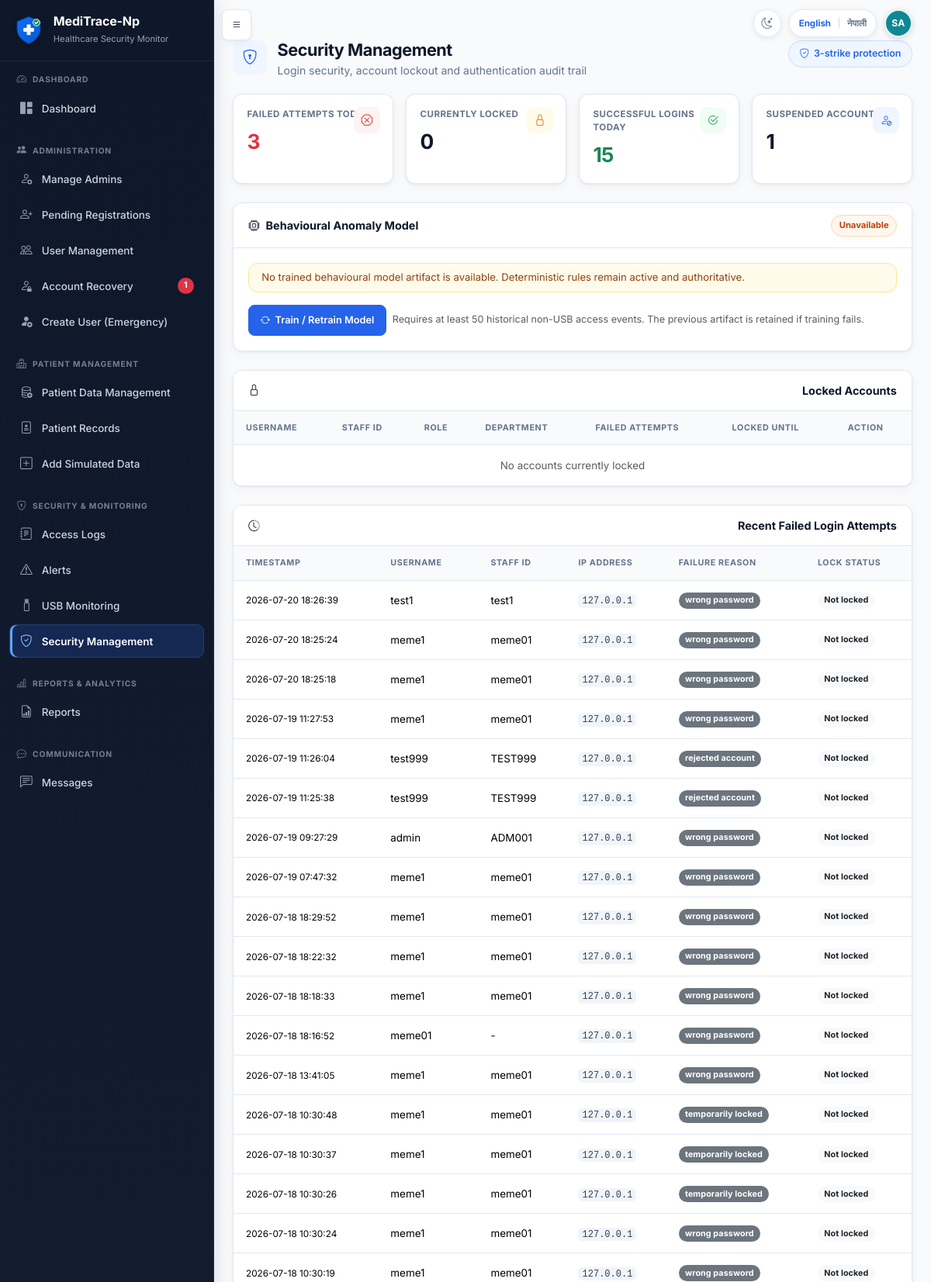
The page /admin/security (signed in, upper part) on the database its author committed.
### tables this page shows
CREATE TABLE login_history (
            id INTEGER PRIMARY KEY AUTOINCREMENT,
            user_id INTEGER,
            username TEXT NOT NULL,
            timestamp TEXT NOT NULL,
            success INTEGER NOT NULL,
            failure_reason TEXT,
            ip_address TEXT,
            FOREIGN KEY (user_id) REFERENCES users(id)
        );

CREATE TABLE users (
            id INTEGER PRIMARY KEY AUTOINCREMENT,
            full_name TEXT NOT NULL,
            staff_id TEXT NOT NULL UNIQUE,
            email TEXT NOT NULL UNIQUE,
            username TEXT NOT NULL UNIQUE,
            password_hash TEXT NOT NULL,
            role TEXT NOT NULL,
            department TEXT NOT NULL,
            work_start TEXT NOT NULL,
            work_end TEXT NOT NULL,
            approval_status TEXT NOT NULL DEFAULT 'pending',
            is_active INTEGER NOT NULL DEFAULT 1,
            approved_by INTEGER,
            approved_at TEXT,
            rejection_reason TEXT,
            created_at TEXT NOT NULL,
            last_login TEXT, is_deleted INTEGER NOT NULL DEFAULT 0, failed_attempts INTEGER NOT NULL DEFAULT 0, locked_until TEXT, last_failed_login TEXT, must_change_password INTEGER NOT NULL DEFAULT 0, credential_version INTEGER NOT NULL DEFAULT 0, credentials_changed_at TEXT, credentials_changed_by INTEGER, preferred_language TEXT NOT NULL DEFAULT 'en',
            FOREIGN KEY (approved_by) REFERENCES users(id)
        );

### app.py (the view)
@app.route('/admin/security', methods=['GET', 'POST'])
@login_required
@admin_panel_required
def security_management():
    from security_engine import admin_unlock_account
    if request.method == 'POST' and request.form.get('unlock_user_id'):
        user_id = int(request.form['unlock_user_id'])
        admin_unlock_account(user_id, current_user.id)
        flash('Account unlocked successfully.', 'success')
        return redirect(url_for('security_management'))
    return render_template(
        'security_management.html',
        stats=get_security_dashboard_stats(),
        failed_logins=get_recent_failed_logins(),
        locked_accounts=get_locked_accounts(),
        model_status=ai_engine.get_model_status(),
    )

### account_recovery.py (called while the page is built, shortened)
def _actor_dict(actor):
    return getattr(actor, '_raw', actor) or {}

def _visibility(actor, alias='r'):
    actor = _actor_dict(actor)
    if actor.get('role') == 'Super Admin':
        return '1=1', []

def get_recovery_request_count(actor, open_only=True):
    where, params = _visibility(actor)
    status_sql = " AND r.status IN ('pending', 'in_review', 'identity_verified')" if open_only else ''
    conn = get_db()
    count = conn.execute(
        f'SELECT COUNT(*) AS count FROM account_recovery_requests r WHERE {where}{status_sql}',
        params,
    ).fetchone()['count']
    conn.close()
    return count

### ai_engine.py (called while the page is built, shortened)
def load_model(path=None):
    global _model, _load_error
    path = path or Config.ML_MODEL_PATH
    if not os.path.exists(path):
        _model = None
        _load_error = 'No trained behavioural model artifact is available.'
        return None

def get_model_status():
    bundle = _model if _model is not None else load_model()
    conn = get_db()
    latest = conn.execute(
        'SELECT * FROM model_runs ORDER BY trained_at DESC, id DESC LIMIT 1'
    ).fetchone()
    conn.close()
    return {
        'available': bundle is not None,
        'load_error': _load_error,
        'metadata': bundle.get('metadata') if bundle else None,
        'latest_run': dict(latest) if latest else None,
        'minimum_training_events': MIN_TRAINING_EVENTS,
        'artifact_path': Config.ML_MODEL_PATH,
    }

### app.py (called while the page is built, shortened)
@app.before_request
def enforce_credential_session_state():
    if not current_user.is_authenticated:
        return None
    stored_version = int(session.get('credential_version', 0) or 0)
    allowed = {'change_temporary_password', 'change_language', 'logout', 'static'}
    if current_user.must_change_password and request.endpoint not in allowed:
        flash('You must replace your temporary password before continuing.', 'warning')
        return redirect(url_for('change_temporary_password'))
    return None

### auth.py (called while the page is built)
def load_user(user_id):
    user_dict = get_user_by_id(int(user_id))
    if user_dict is None:
        return None
    if (
        user_dict['approval_status'] != 'approved'
        or not user_dict['is_active']
        or user_dict.get('is_deleted', 0)
    ):
        return None
    return User(user_dict)

    @property
    def is_super_admin(self):
        return self.role == 'Super Admin'

    @property
    def is_admin_panel(self):
        return self.role in Config.ADMIN_PANEL_ROLES

### templates/security_management.html (shortened to what this page needs)
{% extends "base.html" %}
{% from "macros.html" import page_header %}
{% block content %}
<div class="app-page">
{{ page_header('Security Management', 'Login security, account lockout and authentication audit trail', 'bi-shield-lock', '3-strike protection', 'bi-shield-check') }}
<div class="row g-3 mb-4">
    <div class="col-md-3">
        <div class="card metric-card metric-danger">
            <div class="card-body">
                <div class="metric-icon"><i class="bi bi-x-octagon"></i></div><div class="metric-label">Failed Attempts Today</div><p class="metric-value text-danger">{{ stats.failed_attempts_today }}</p>
            </div>
        </div>
    </div>
    <div class="col-md-3">
        <div class="card metric-card metric-warning">
            <div class="card-body">
                <div class="metric-icon"><i class="bi bi-lock"></i></div><div class="metric-label">Currently Locked</div><p class="metric-value">{{ stats.locked_accounts }}</p>
            </div>
        </div>
    </div>
    <div class="col-md-3">
        <div class="card metric-card metric-success">
            <div class="card-body">
                <div class="metric-icon"><i class="bi bi-check2-circle"></i></div><div class="metric-label">Successful Logins Today</div><p class="metric-value text-success">{{ stats.successful_logins_today }}</p>
            </div>
        </div>
    </div>
    <div class="col-md-3">
        <div class="card metric-card">
            <div class="card-body">
                <div class="metric-icon"><i class="bi bi-person-slash"></i></div><div class="metric-label">Suspended Accounts</div><p class="metric-value">{{ stats.suspended_accounts }}</p>
            </div>
        </div>
    </div>
</div>
<section class="card mb-4" aria-labelledby="behaviourModelTitle">
    <div class="card-header">
        <span id="behaviourModelTitle"><i class="bi bi-cpu me-2"></i>Behavioural Anomaly Model</span>
        <span class="status-pill {{ 'status-normal' if model_status.available else 'status-high' }}">{{ 'Available' if model_status.available else 'Unavailable' }}</span>
    </div>
    <div class="card-body">
        {% if model_status.available %}
        <div class="row g-3 mb-3">
            <div class="col-md-3"><div class="small text-muted">Model</div><strong>{{ model_status.metadata.model_type }}</strong></div>
            <div class="col-md-3"><div class="small text-muted">Version</div><code>{{ model_status.metadata.model_version }}</code></div>
            <div class="col-md-3"><div class="small text-muted">Training events</div><strong>{{ model_status.metadata.training_events }}</strong></div>
            <div class="col-md-3"><div class="small text-muted">Trained at</div><span>{{ model_status.metadata.trained_at[:19].replace('T', ' ') }} UTC</span></div>
        </div>
        <p class="small text-muted">Scores are empirical anomaly percentiles relative to training outputs, not probabilities of malicious intent. Patient medical content is excluded.</p>
        {% else %}
        <div class="alert alert-warning py-2">{{ model_status.load_error or 'No compatible model is available.' }} Deterministic rules remain active and authoritative.</div>
        {% endif %}
        <form method="POST" action="{{ url_for('retrain_behaviour_model') }}" class="d-flex flex-wrap align-items-center gap-2">
            <button type="submit" class="btn btn-primary" data-confirm="Retrain the behavioural model from historical access metadata?"><i class="bi bi-arrow-repeat"></i>Train / Retrain Model</button>
            <span class="small text-muted">Requires at least {{ model_status.minimum_training_events }} historical non-USB access events. The previous artifact is retained if training fails.</span>
        </form>
    </div>
</section>
<div class="card mb-4">
    <div class="card-header"><i class="bi bi-lock"></i> Locked Accounts</div>
    <div class="table-responsive">
        <table class="table table-sm mb-0">
            <thead>
                <tr>
                    <th>Username</th><th>Staff ID</th><th>Role</th><th>Department</th>
                    <th>Failed Attempts</th><th>Locked Until</th><th>Action</th>
                </tr>
            </thead>
            <tbody>
                {% for u in locked_accounts %}
                <tr>
                    <td>{{ u.username }}</td>
                    <td>{{ u.staff_id }}</td>
                    <td>{{ tr_display(u.role) }}</td>
                    <td>{{ tr_display(u.department) }}</td>
                    <td><span class="badge bg-danger">{{ u.failed_attempts or 0 }}</span></td>
                    <td>{{ u.locked_until[:19].replace('T', ' ') if u.locked_until else '-' }}</td>
                    <td>
                        <form method="POST" class="d-inline">
                            <input type="hidden" name="csrf_token" value="{{ csrf_token() }}">
                            <input type="hidden" name="unlock_user_id" value="{{ u.id }}">
                            <button type="submit" class="btn btn-success btn-sm">Unlock</button>
                        </form>
                    </td>
                </tr>
                {% else %}
                <tr><td colspan="7" class="text-muted text-center py-3">No accounts currently locked</td></tr>
                {% endfor %}
            </tbody>
        </table>
    </div>
</div>
<div class="card">
    <div class="card-header"><i class="bi bi-clock-history"></i> Recent Failed Login Attempts</div>
    <div class="table-responsive">
        <table class="table table-sm table-hover mb-0">
            <thead>
                <tr>
                    <th>Timestamp</th><th>Username</th><th>Staff ID</th>
                    <th>IP Address</th><th>Failure Reason</th><th>Lock Status</th>
                </tr>
            </thead>
            <tbody>
                {% for f in failed_logins %}
                <tr>
                    <td><small>{{ f.timestamp[:19].replace('T', ' ') }}</small></td>
                    <td>{{ f.username }}</td>
                    <td>{{ f.staff_id or '-' }}</td>
                    <td><code>{{ f.ip_address or 'N/A' }}</code></td>
                    <td><span class="badge bg-secondary">{{ f.failure_reason or 'unknown' }}</span></td>
                    <td>
                        {% if f.is_locked %}
                        <span class="badge bg-danger">Locked</span>
                        {% else %}
                        <span class="badge bg-light text-dark">Not locked</span>
                        {% endif %}
                    </td>
                </tr>
                {% else %}
                <tr><td colspan="6" class="text-muted text-center py-3">No failed login attempts recorded</td></tr>
                {% endfor %}
            </tbody>
        </table>
    </div>
</div>
</div>
{% endblock %}

### rows shown on the page
login_history: timestamp "2026-07-20 18:26:39", username "test1", staff_id "test1", ip_address "127.0.0.1", failure_reason "wrong password"
login_history: timestamp "2026-07-20 18:25:24", username "meme1", staff_id "meme01", ip_address "127.0.0.1", failure_reason "wrong password"
login_history: timestamp "2026-07-20 18:25:18", username "meme1", staff_id "meme01", ip_address "127.0.0.1", failure_reason "wrong password"
login_history: timestamp "2026-07-19 11:27:53", username "meme1", staff_id "meme01", ip_address "127.0.0.1", failure_reason "wrong password"
login_history: timestamp "2026-07-19 11:26:04", username "test999", staff_id "TEST999", ip_address "127.0.0.1", failure_reason "rejected account"
login_history: timestamp "2026-07-19 11:25:38", username "test999", staff_id "TEST999", ip_address "127.0.0.1", failure_reason "rejected account"
login_history: timestamp "2026-07-19 09:27:29", username "admin", staff_id "ADM001", ip_address "127.0.0.1", failure_reason "wrong password"
login_history: timestamp "2026-07-19 07:47:32", username "meme1", staff_id "meme01", ip_address "127.0.0.1", failure_reason "wrong password"
login_history: timestamp "2026-07-18 18:29:52", username "meme1", staff_id "meme01", ip_address "127.0.0.1", failure_reason "wrong password"
login_history: timestamp "2026-07-18 18:22:32", username "meme1", staff_id "meme01", ip_address "127.0.0.1", failure_reason "wrong password"
login_history: timestamp "2026-07-18 18:18:33", username "meme1", staff_id "meme01", ip_address "127.0.0.1", failure_reason "wrong password"
login_history: timestamp "2026-07-18 18:16:52", username "meme01", staff_id "-", ip_address "127.0.0.1", failure_reason "wrong password"
login_history: timestamp "2026-07-18 13:41:05", username "meme1", staff_id "meme01", ip_address "127.0.0.1", failure_reason "wrong password"
login_history: timestamp "2026-07-18 10:30:48", username "meme1", staff_id "meme01", ip_address "127.0.0.1", failure_reason "temporarily locked"
login_history: timestamp "2026-07-18 10:30:37", username "meme1", staff_id "meme01", ip_address "127.0.0.1", failure_reason "temporarily locked"
login_history: timestamp "2026-07-18 10:30:26", username "meme1", staff_id "meme01", ip_address "127.0.0.1", failure_reason "temporarily locked"
login_history: timestamp "2026-07-18 10:30:24", username "meme1", staff_id "meme01", ip_address "127.0.0.1", failure_reason "wrong password"
login_history: timestamp "2026-07-18 10:30:19", username "meme1", staff_id "meme01", ip_address "127.0.0.1", failure_reason "wrong password"

### other values the page prints
{{ (name_parts[0][0] ~ name_parts[-1][0])|upper }} "SA"
{{ APP_NAME|default('MediTrace-Np') }} "MediTrace-Np"
{{ open_recovery_request_count }} "1"
{{ stats.failed_attempts_today }} "3"
{{ stats.locked_accounts }} "0"
{{ stats.successful_logins_today }} "15"
{{ stats.suspended_accounts }} "1"
{{ 'Available' if model_status.available else 'Unavailable' }} "Unavailable"
{{ model_status.load_error or 'No compatible model is available.' }} "No trained behavioural model artifact is available."
{{ model_status.minimum_training_events }} "50"
